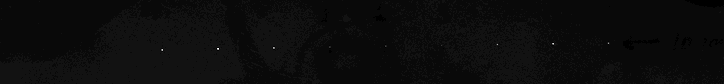
#> input picture Dataset/ZZMImgs/LowPrecisionTest1_74.24/10.bmp, 724 x 84 px, shrunk from 2600 x 300 before the run, found by its file name
$ jupyter execute --allow-errors fortest.ipynb
#> lines starting #> are read from the running program, lines starting #| are printed output that depends on the picture
[cell 1]
import re

image_path = "Dataset/ZZMImgs/MediumPrecisionTest1_14.98/10.bmp"

diameter = float(re.search(r'(\d+)', image_path.split('/')[-1]).group())
# 输出结果
print(diameter)

precision = float(image_path.split('/')[-2].split('_')[-1])
print(precision)

[cell 2]
import os


def load_files_in_folder(folder_path):
    # 获取文件夹中的所有文件
    files = os.listdir(folder_path)

    # 循环加载文件
    for file_name in files:
        # 拼接文件的完整路径
        file_path = os.path.join(folder_path, file_name)

        # 判断是否为文件（非文件夹）
        if os.path.isfile(file_path):
            # 在这里执行你的文件加载操作，例如读取文件内容
            with open(file_path, 'r') as file:
                content = file.read()
                print(f"Loaded content from {file_path}:\n{content}")


# 指定文件夹路径
folder_path = 'Dataset/ZZMImgs'

# # 调用文件加载器
# load_files_in_folder(folder_path)

# 获取文件夹中的所有文件
files = os.listdir(folder_path)
print(files)
# 循环加载文件
for file_name in files:
    # 拼接文件的完整路径
    file_path = os.path.join(folder_path, file_name)
    print(file_path)

[cell 3]
import cv2
import matplotlib.pyplot as plt

image_path = "Dataset/ZZMImgs/HighPrecisionTest1_10.96/10.bmp"
# 读取灰度图像
image = cv2.imread(image_path, cv2.IMREAD_GRAYSCALE)
#> image is the input picture: shape (84, 724); min 0, max 28, mean 1.3
# 检查图像是否成功读取
if image is None:
    print("Error: Could not read the image.")
    exit()

plt.imshow(image, cmap='gray'), plt.title('origin image'), plt.show()

[cell 4]
def convert_to_grayscale_8bit(input_path, output_path):
    # 打开彩色BMP图片
    input_image = Image.open(input_path)

    # 将图片转为灰度
    grayscale_image = input_image.convert('L')

    # 将灰度图转为8位深度
    grayscale_8bit_image = grayscale_image.point(lambda p: p // 256 * 256 // 2)

    # 保存结果
    grayscale_8bit_image.save(output_path)


# 用法示例
input_path = 'input_color_image.bmp'
output_path = 'output_grayscale_8bit.bmp'

#> (the rest of this cell did not finish here and is left out)

[cell 5]
import numpy as np
import matplotlib.pyplot as plt
from scipy.optimize import curve_fit


# 定义一个要拟合的函数，例如，这里使用二次多项式
def quadratic_function(x, a, b, c):
    return a * x ** 2 + b * x + c


# 生成示例数据
x_data = np.array([1, 2, 3, 4, 5])
y_data = np.array([2.3, 5.1, 9.0, 16.2, 25.8])

# 使用curve_fit进行曲线拟合
popt, pcov = curve_fit(quadratic_function, x_data, y_data)

# 生成拟合曲线的数据
x_fit = np.linspace(min(x_data), max(x_data), 100)
y_fit = quadratic_function(x_fit, *popt)

# 绘制原始数据点
plt.scatter(x_data, y_data, label='Data Points')

# 绘制拟合曲线
plt.plot(x_fit, y_fit, 'r-', label='Fit Curve')

# 显示图例
plt.legend()

# 显示图像
plt.show()
#> figure, not shown here; curve peaks at x = 5, y = 25.71

[cell 6]
for i in range(4):
    print(i)

[cell 7]
import matplotlib.pyplot as plt
import numpy as np

# 示例数据
x = np.arange(1, 6)
y = x ** 2

# 示例文本数组
areas = ['A', 'B', 'C', 'D', 'E']

# 创建图形
plt.figure()

# 绘制折线图
plt.plot(x, y, label='Curve')

# 添加图例
plt.legend()

# 在图的下方添加文本
text = '\n'.join(f'{area}: {value}' for area, value in zip(areas, y))
plt.text(0, -10, text, ha='center', va='center', fontsize=10)

# 显示图像
plt.show()
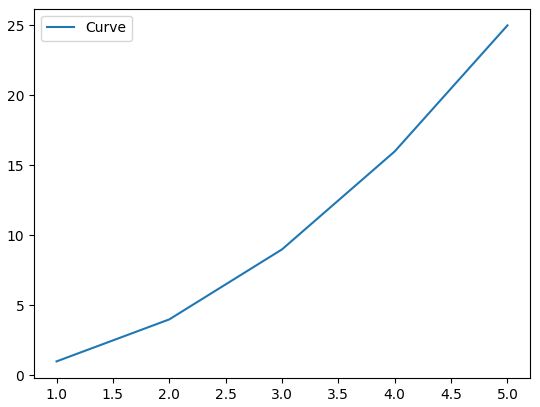
#> figure drawn by matplotlib, 1 panel

[cell 8]
import matplotlib.pyplot as plt
import numpy as np

# 示例数据
x = np.linspace(0, 2 * np.pi, 100)
y1 = np.sin(x)
y2 = np.cos(x)

# 创建图形
plt.figure()

# 绘制第一条折线图
plt.plot(x, y1, label='Sine Curve')

# 绘制第二条折线图
plt.plot(x, y2, label='Cosine Curve')

# 添加图例
plt.legend()

# 显示图像
plt.show()
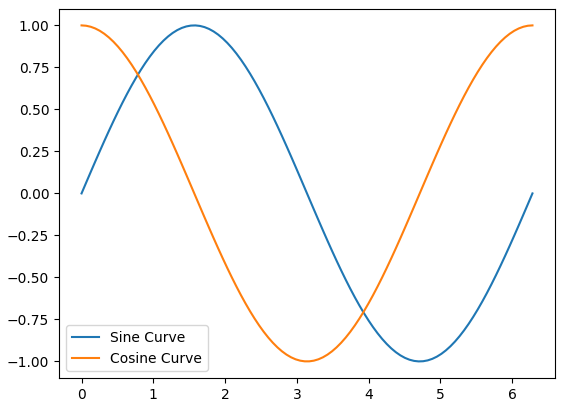
#> figure drawn by matplotlib, 1 panel; curve peaks at x = 1.59, y = 1; curve peaks at x = 0, y = 1

[cell 9]
import matplotlib.pyplot as plt
import numpy as np

# 示例数据
x = np.linspace(0, 2 * np.pi, 100)
y_data = [np.sin(x), np.cos(x), np.sin(2 * x)]

# 创建图形
plt.figure()

# 使用 for 循环绘制多条折线图
for i, y in enumerate(y_data):
    label = f'Curve {i + 1}'  # 根据索引生成标签
    plt.plot(x, y, label=label)

# 添加图例
plt.legend()

# 显示图像
plt.show()
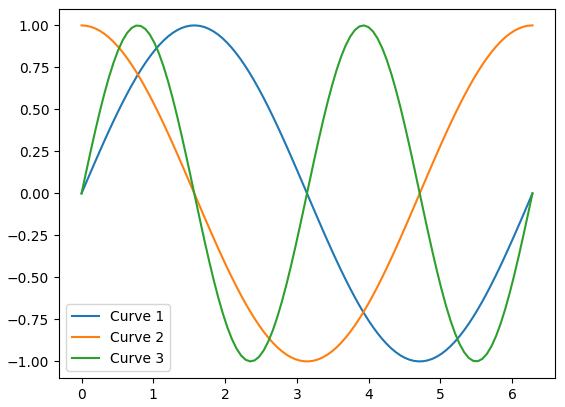
#> figure drawn by matplotlib, 1 panel; curve peaks at x = 1.59, y = 1; curve peaks at x = 0, y = 1; curve peaks at x = 3.93, y = 1

[cell 10]
dataset_path = 'Dataset/ZZMImgs'
# 获取文件夹中的所有文件
dirs = os.listdir(dataset_path)
print(dirs)

[cell 11]
import pandas as pd
import numpy as np

# 设置随机种子，以便结果可重复
np.random.seed(42)

# 生成随机数据
data = {
    'Name': [f'Person_{i}' for i in range(1, 6)],
    'Age': np.random.randint(20, 40, size=5),
    'City': np.random.choice(['New York', 'San Francisco', 'Los Angeles'], size=5)
}

# 创建 DataFrame
df = pd.DataFrame(data)

# 显示生成的 DataFrame
print(df)

for index, row in df.iterrows():
    print(index)

[cell 12]
import pandas as pd

# 创建一个示例 DataFrame
data = {
    'Name': ['Alice', 'Bob', 'Charlie'],
    'Age': [25, 30, 35],
    'City': ['New York', 'San Francisco', 'Los Angeles']
}
df = pd.DataFrame(data)

# 获取列索引的值
column_index_values = df.columns.values

# 打印结果
print("列索引的值:", column_index_values)

# 通过迭代获取每个列名
print("通过迭代获取每个列名:")
for column_name in df.columns:
    print(column_name)

[cell 13]
import pandas as pd

# 创建一个示例 DataFrame
data = {
    'B': [1, 4, 7],
    'A': [2, 5, 8],
    'D': [3, 6, 9],
    'C': [10, 11, 12]
}
df = pd.DataFrame(data)

# 显示原始 DataFrame
print("原始 DataFrame:")
print(df)

# 按列索引升序排序
df_sorted = df.sort_index(axis=1)

# 显示排序后的 DataFrame
print("\n按列索引升序排序后的 DataFrame:")
print(df_sorted)

[cell 14]
import matplotlib.pyplot as plt

# 创建两个figure
fig1, ax1 = plt.subplots()
fig2, ax2 = plt.subplots()

# 假设有一个for循环，每次都在两个figure中画图
for i in range(5):
    # 在第一个figure中画图
    ax1.plot([0, 1, 2], [i, i + 1, i + 2], label=f'Line {i}')
    ax1.set_title('Figure 1')
    ax1.legend()

    # 在第二个figure中画图
    ax2.plot([0, 1, 2], [i + 2, i + 1, i], label=f'Line {i}')
    ax2.set_title('Figure 2')
    ax2.legend()

    # 每次循环保存一次图像
    fig1.savefig(f'figure1_{i}.png')
    fig2.savefig(f'figure2_{i}.png')
#> this loop made 5 passes
#> pass 1, `fig1.savefig(f'figure1_{i}.png')`:
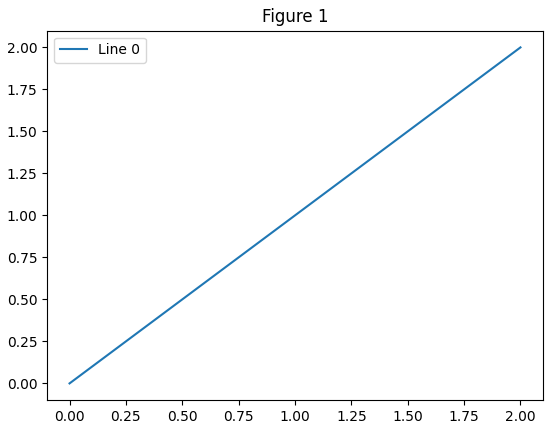
#> figure drawn by matplotlib, 1 panel
#> pass 1, `fig2.savefig(f'figure2_{i}.png')`:
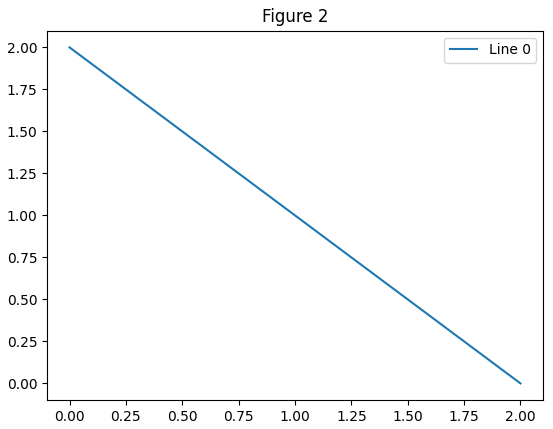
#> figure drawn by matplotlib, 1 panel
#> pass 2, `fig1.savefig(f'figure1_{i}.png')`:
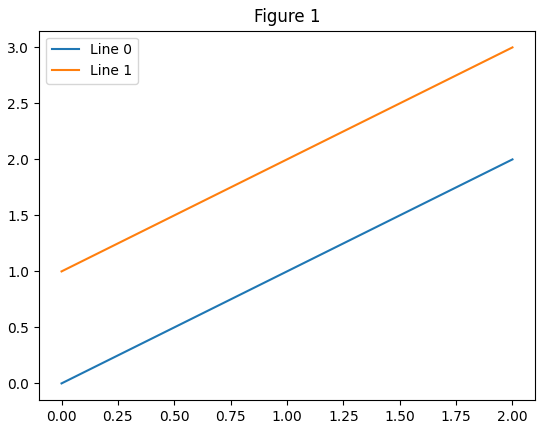
#> figure drawn by matplotlib, 1 panel
#> pass 2, `fig2.savefig(f'figure2_{i}.png')`:
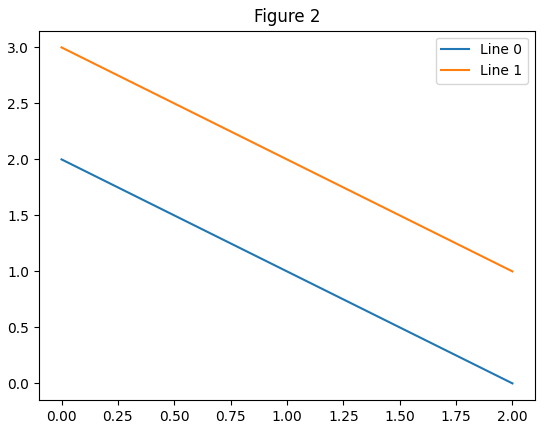
#> figure drawn by matplotlib, 1 panel

# 显示图像
plt.show()
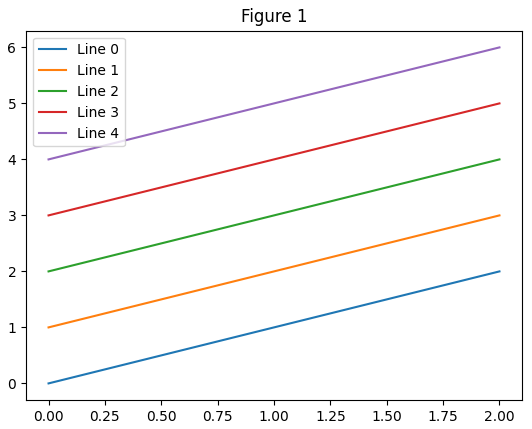
#> figure drawn by matplotlib, 1 panel
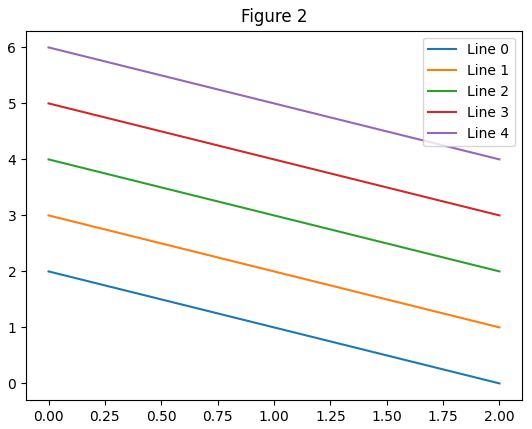
#> figure drawn by matplotlib, 1 panel

[cell 15]
import pandas as pd

# Sample data
dirs = ["dir1", "dir2"]
true_area_list = [[1, 2, 3], [4, 5, 6]]
magnifications_1D_list = [[0.1, 0.2, 0.3], [0.4, 0.5, 0.6]]
imgs = ["img1", "img2", "img3"]

# Initialize an empty DataFrame
result_df = pd.DataFrame()

# Iterate over dirs
for i, dir in enumerate(dirs):
    # Create a DataFrame for the current dir
    df_dir = pd.DataFrame(list(zip(magnifications_1D_list[i], true_area_list[i])),
                          columns=[dir + 'mag', dir + 'area'],
                          index=imgs)

    # Concatenate along rows
    result_df = pd.concat([result_df, df_dir], axis=1)

# Display the result DataFrame
print(result_df)

[cell 16]
import numpy as np
from PIL import Image

# 创建一个四通道的示例数组
height, width = 256, 256
four_channel_array = np.random.randint(0, 256, size=(height, width, 4), dtype=np.uint8)

# 使用 Image.fromarray 创建图像
rgba_image = Image.fromarray(four_channel_array, 'RGBA')
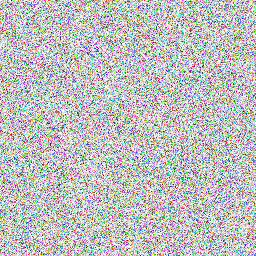
#> rgba_image: PIL image 256x256 RGBA; mean R, G, B, A 127.3, 126.6, 127.7, 127.6; transparent parts drawn white

# 显示图像
rgba_image.show()
